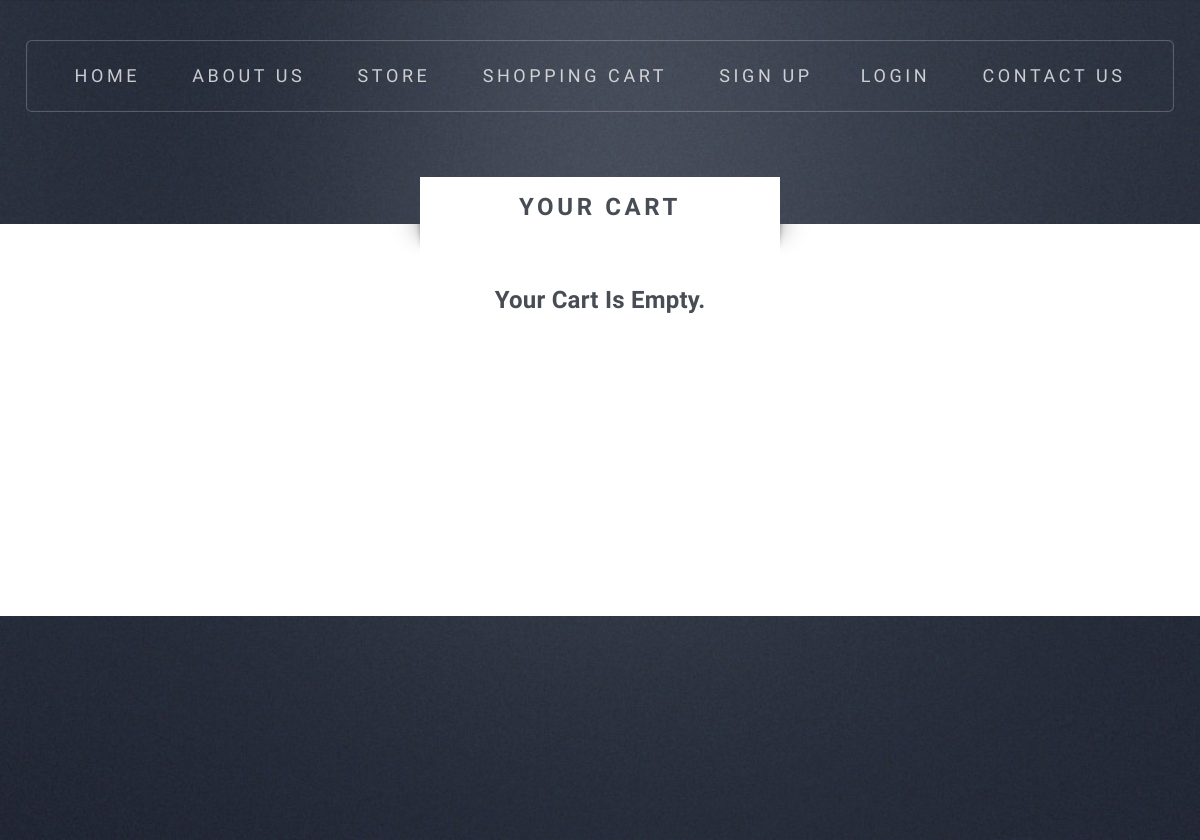
The page /shopping_cart.php on the database as committed earlier.
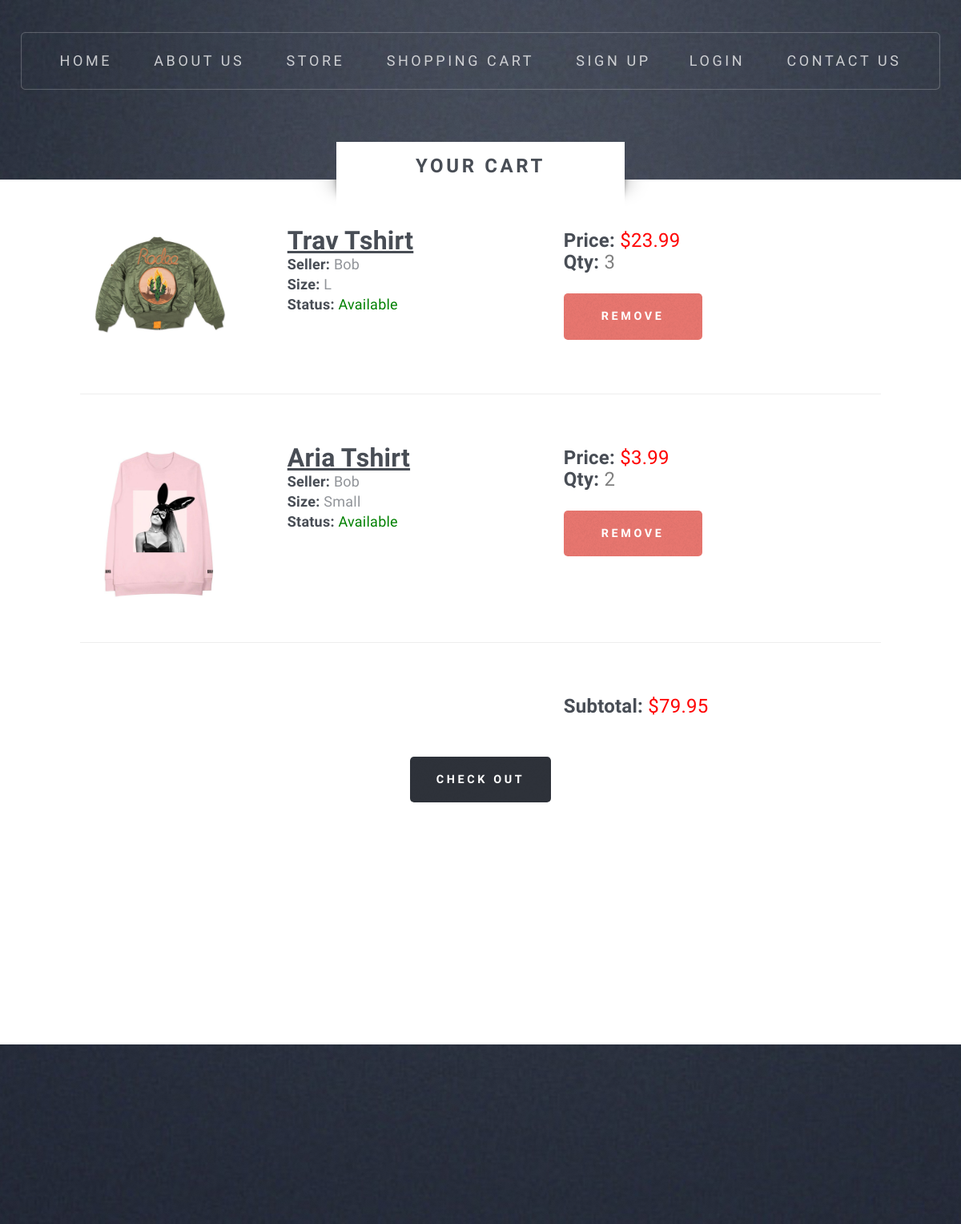
The same page on the database as committed later.
### tables this page shows
CREATE TABLE `usercarts` (
  `user_id` int(11) NOT NULL,
  `item_id` int(11) DEFAULT NULL,
  `quantity` int(11) NOT NULL DEFAULT '1'
);

CREATE TABLE `siteproducts` (
  `item_id` int(11) NOT NULL,
  `owner_id` int(11) NOT NULL,
  `name` varchar(50) NOT NULL,
  `price` decimal(10,2) NOT NULL,
  `size` varchar(12) NOT NULL,
  `status` varchar(50) NOT NULL,
  `description` text,
  `item_condition` varchar(30) NOT NULL,
  `file_path` varchar(100) NOT NULL
);

CREATE TABLE `siteusers` (
  `id` int(11) NOT NULL,
  `first_name` varchar(20) NOT NULL,
  `last_name` varchar(20) NOT NULL,
  `email` varchar(35) NOT NULL,
  `username` varchar(35) NOT NULL,
  `address` varchar(55) NOT NULL,
  `state` char(2) NOT NULL,
  `city` varchar(35) NOT NULL,
  `zipcode` char(5) NOT NULL,
  `password` varchar(1000) NOT NULL
);

### private/auth_functions.php (called while the page is built, shortened)
<?php
function is_logged_in() {
    return isset($_SESSION['user_id']);
}
?>

### private/database_functions.php (called while the page is built, shortened)
<?php
function db_escape($connection, $string) {
    return mysqli_real_escape_string($connection, $string);
}
?>

### private/query_functions.php (called while the page is built, shortened)
<?php
function find_user_by_id($id) {
    global $db;
    $sql = "SELECT * FROM siteusers ";
    $sql .= "WHERE id='" . db_escape($db,$id) . "'";
    $result = mysqli_query($db, $sql);
    $user = mysqli_fetch_assoc($result);
    return $user;
}
function get_user_carts($user_id) {
    global $db;
    $sql = "SELECT usercarts.quantity AS itemQuantity, siteusers.username AS username,
    siteproducts.description AS itemDescription, siteproducts.status AS itemStatus,
    siteproducts.price AS itemPrice, siteproducts.name AS itemName,
    siteproducts.owner_id AS seller,siteproducts.file_path AS itemPath,
    siteproducts.item_id AS itemId, siteproducts.item_condition AS itemCondition,
    siteproducts.size AS itemSize
    FROM usercarts ";
    $sql .= "INNER JOIN siteusers ON usercarts.user_id = siteusers.id ";
    $sql .= "INNER JOIN siteproducts ON usercarts.item_id = siteproducts.item_id ";
    $sql .= "WHERE siteusers.id = '" . db_escape($db,$user_id) . "'";
    $result = mysqli_query($db, $sql);
    return $result;
}

### private/cart_functions.php (the view, shortened to what this page needs)
<?php
if(isset($_SESSION['current_user_id'])){
  $current_user = $_SESSION['current_user_id'];
}
else{
  $current_user = 0;
}
function populate_cart(){
  global $current_user;
  $s = get_user_carts($current_user);
  $subtotal = 0;
  $items = '';
  while($row=mysqli_fetch_array($s)){
    display_cart_item($row);
    $subtotal += ($row['itemPrice'] * $row['itemQuantity']);
    $items .= $row['itemName']. " Qty.". (string)$row['itemQuantity']. " | ";
  }
  $subtotal = number_format($subtotal, 2);
  if($subtotal > 0){
    echo "<div class='feature-list'>";
    echo "<div class='row'>";
      echo "<div class='7u 12u(mobile)'>";
      echo "</div>";
      echo "<div class='3u 12u(mobile)'>";
          echo "<font size=5 color='red'><b>Subtotal:</b> $$subtotal</font></br>";
      echo "</div>";
    echo "</div>";
    echo "</div>";
    echo "<ul class='actions actions-centered'>";
    if(is_logged_in()){
      $ret = find_user_by_id($current_user);
      $bname = $ret['first_name'] . ' ' . $ret['last_name'];
      echo'  <form action="https://test.bitpay.com/checkout" method="post" >
      <input type="hidden" name="action" value="checkout" />
      <input type="hidden" name="posData" value="" />';
      echo "<input type='hidden' name='posData' value='' />";
      echo "<input type='hidden' name='redirectURL' value='http://localhost/RepIt/shopping_cart.php'/>";
      echo "<input type='hidden' name='price' value='$subtotal' />";
      echo "<input type='hidden' name='orderID' value='order' />";
      echo "<input type='hidden' name='itemDesc' value='$items' />";
      echo "<input type='hidden' name='physical' value='true' />";
      echo "<input type='hidden' name='buyerName' value='$bname' />";
      echo "<input type='hidden' name='buyerEmail' value='$ret[email]' />";
      echo "<input type='hidden' name='buyerAddress1' value='$ret[address]' />";
      echo "<input type='hidden' name='buyerCity' value='$ret[city]' />";
      echo "<input type='hidden' name='buyerState' value='$ret[state]' />";
      echo "<input type='hidden' name='buyerZip' value='$ret[zipcode]' />";
      echo "<input type='hidden' name='buyerCountry' value='US' />";
      echo '<input type="hidden" name="data" value="gMCfANQ3fR9Dp9/AcXVGU3rz0jk6v2r/59x1KJbd/poF14Jf10BGtgg3jZm2gTl33gU6i6MJqLV7Io20KXBuCRE1TBYYfx/cTOub4I7Ilfk=" />
      <input class="button style3" name="checkout" type="submit" value="Check Out" alt="BitPay, the easy way to pay with bitcoins." >
      </form>';
    }
    else{
      echo'  <form action="login.php" method="get" >
      <input class="button style3" name="checkout" type="submit" value="Check Out" alt="Login First" >
      </form>';
    }
  }
  else{
    echo "<p align='center'><font size=5 color='lightgrey'><b>Your Cart Is Empty.</b> </font></p>";
  }
}
function display_cart_item($item){
  $seller_info = find_user_by_id($item['seller']);
    echo "<div class='feature-list'>";
                echo "<div class='row'>";
              echo "<div class='3u 12u(mobile)'>";
                  echo "<img src='$item[itemPath]' alt='' style=width:200px>";
              echo "</div>";
              echo "<div class='4u 12u(mobile)'>";
                  echo "<font size=6><b><u>$item[itemName]</u></b></font><br/>";
                  echo "<font size=4><b>Seller:</b> $seller_info[username]</font><br/>";
                  echo "<font size=4><b>Size:</b> $item[itemSize]</font><br/>";
                  $uppercase_status = ucwords($item['itemStatus']);
                  if(strcasecmp($item['itemStatus'], 'Available') == 0)
                    echo "<font size=4 color='green'><b>Status: </b>$uppercase_status</font><br/>";
              echo "</div>";
              echo "<div class='3u 12u(mobile)'>";
                  echo "<font size=5 color='red'><b>Price:</b> $$item[itemPrice]</font><br/>";
                  echo "<font size=5 color='grey'><b>Qty:</b> $item[itemQuantity]</font><br/><br/>";
                  echo "<form method='post' action='#'>";
                    echo "<input class='button style1' name='cart$item[itemId]' type='submit' value='Remove'></input>";
                  echo "</form>";
              echo "</div>";
            echo "</div>";
            echo "<div class='row'>";
              echo "<div class='12u 12u(mobile)'>";
              echo "<section>";
              echo "</section>";
              echo "</div>";
            echo "</div>";
    echo "</div>";
}
?>

### private/shared/header.php (shortened to what this page needs)
<!DOCTYPE HTML>
<html>
    <head>
        <link rel="stylesheet" href="assets/css/main.css" />
    </head>

### shopping_cart.php (shortened to what this page needs)
<?php include_once('private/shared/header.php');
?>
<head>
  <link rel="stylesheet" href="assets/css/main.css" />
</head>
<body class="homepage">
  <?php require_once('private/cart_functions.php');
  ?>
    <div id="page-wrapper">
        <div id="header-wrapper" class="wrapper">
            <div id="header">
                <?php include_once('private/shared/navigation.php');?>
                <div class="wrapper style2">
                    <div class="title"><font size=5>Your Cart</font></div>
                    <div id="main" class="container">
                              <?php
                                  populate_cart();
                              ?>
                    <div class='feature-list'>
                      <div class='row'>
                        <div class='12u 12u(mobile)'>
                        </div>
                      </div>
                    </div>
                    <div class='feature-list'>
                      <div class='row'>
                        <div class='12u 12u(mobile)'>
                        </div>
                      </div>
                    </div>
                </div>
                <?php require_once('private/shared/footer.php');?>
            </div>
        </div>
    </div>
    </div>
</body>
</html>

### private/shared/navigation.php (shortened to what this page needs)
<nav id="nav">
    <ul>
        <li class="current"><a href="index.php"><font size=4>Home</font></a></li>
        <li><a font-size:100px href="about.php"><font size=4>About Us</font></a></li>
        <li><a href="store.php"><font size=4>Store</font></a></li>
        <li><a href="shopping_cart.php"><font size=4>Shopping Cart</font></a></li>
        <?php
            if(!is_logged_in()){
                echo "<li><a href=signup.php><font size=4>Sign Up</font></a></li>";
                echo "<li><a href=login.php><font size=4>Login</font></a></li>";
            }
        ?>
        <li><a href="contact.php"><font size=4>Contact Us</font></a></li>
    </ul>
</nav>

### private/shared/footer.php (shortened to what this page needs)
<div id="copyright">
    <ul>
        <li>&copy; RepIt 2018</li>
    </ul>
</div>

Rows that differ between the two databases and show on the page:
added usercarts: item.file_path (picture), item.name "Trav Tshirt", siteusers.username "Bob", item.size "L", item.status "Available", item.price "23.99", quantity "3"
added usercarts: item.file_path (picture), item.name "Aria Tshirt", siteusers.username "Bob", item.size "Small", item.status "Available", item.price "3.99", quantity "2"
Other text that changed with them:
$subtotal: (not shown) → "79.95"
form field checkout: (not shown) → "Check Out"
text no longer shown: "Your Cart Is Empty."
text now shown: "Subtotal: $"
